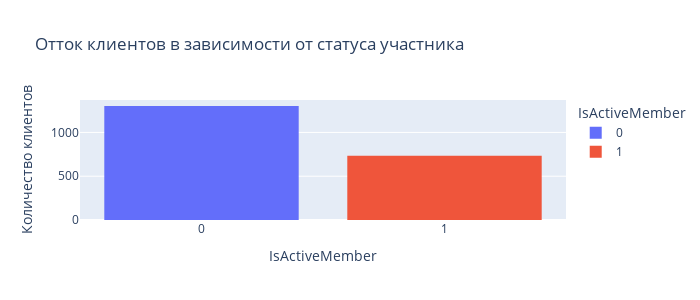

The code cell stored with this chart in its notebook:
### Markdown cell above
9.7 Из представленной тепловой карты четко видно, что ушедшие клиенты меньше пользовались продуктами банка, возможно они не были уверены, что смогут выплатить кредит либо другие услуги которые банк предоставляет за отдельную плату

### Code cell
bar_data = churn[churn['Exited'] == 1].groupby(['IsActiveMember'], as_index=False)[['Exited']].count()
fig = px.histogram(
    data_frame=bar_data,
    x='IsActiveMember',
    y='Exited',
    color='IsActiveMember',
    height=300,
    width=700,
    title='Отток клиентов в зависимости от статуса участника'
)
fig.update_layout(yaxis_title="Количество клиентов")
fig.update_xaxes(type='category')
fig.show()

### Figure 1 — Plotly figure (JSON) as saved in the notebook; plotly's stock layout.template omitted (floating-point values rounded to 4 significant figures)
{"data": [{"alignmentgroup": "True", "bingroup": "x", "histfunc": "sum", "hovertemplate": "IsActiveMember=%{x}<br>sum of Exited=%{y}<extra></extra>", "legendgroup": "0", "marker": {"color": "#636efa", "pattern": {"shape": ""}}, "name": "0", "offsetgroup": "0", "orientation": "v", "showlegend": true, "type": "histogram", "x": [0], "xaxis": "x", "y": [1302], "yaxis": "y"}, {"alignmentgroup": "True", "bingroup": "x", "histfunc": "sum", "hovertemplate": "IsActiveMember=%{x}<br>sum of Exited=%{y}<extra></extra>", "legendgroup": "1", "marker": {"color": "#EF553B", "pattern": {"shape": ""}}, "name": "1", "offsetgroup": "1", "orientation": "v", "showlegend": true, "type": "histogram", "x": [1], "xaxis": "x", "y": [735], "yaxis": "y"}], "layout": {"barmode": "relative", "height": 300, "legend": {"title": {"text": "IsActiveMember"}, "tracegroupgap": 0}, "title": {"text": "Отток клиентов в зависимости от статуса участника"}, "width": 700, "xaxis": {"anchor": "y", "categoryarray": [0, 1], "categoryorder": "array", "domain": [0, 1], "title": {"text": "IsActiveMember"}, "type": "category"}, "yaxis": {"anchor": "x", "domain": [0, 1], "title": {"text": "Количество клиентов"}}}}
